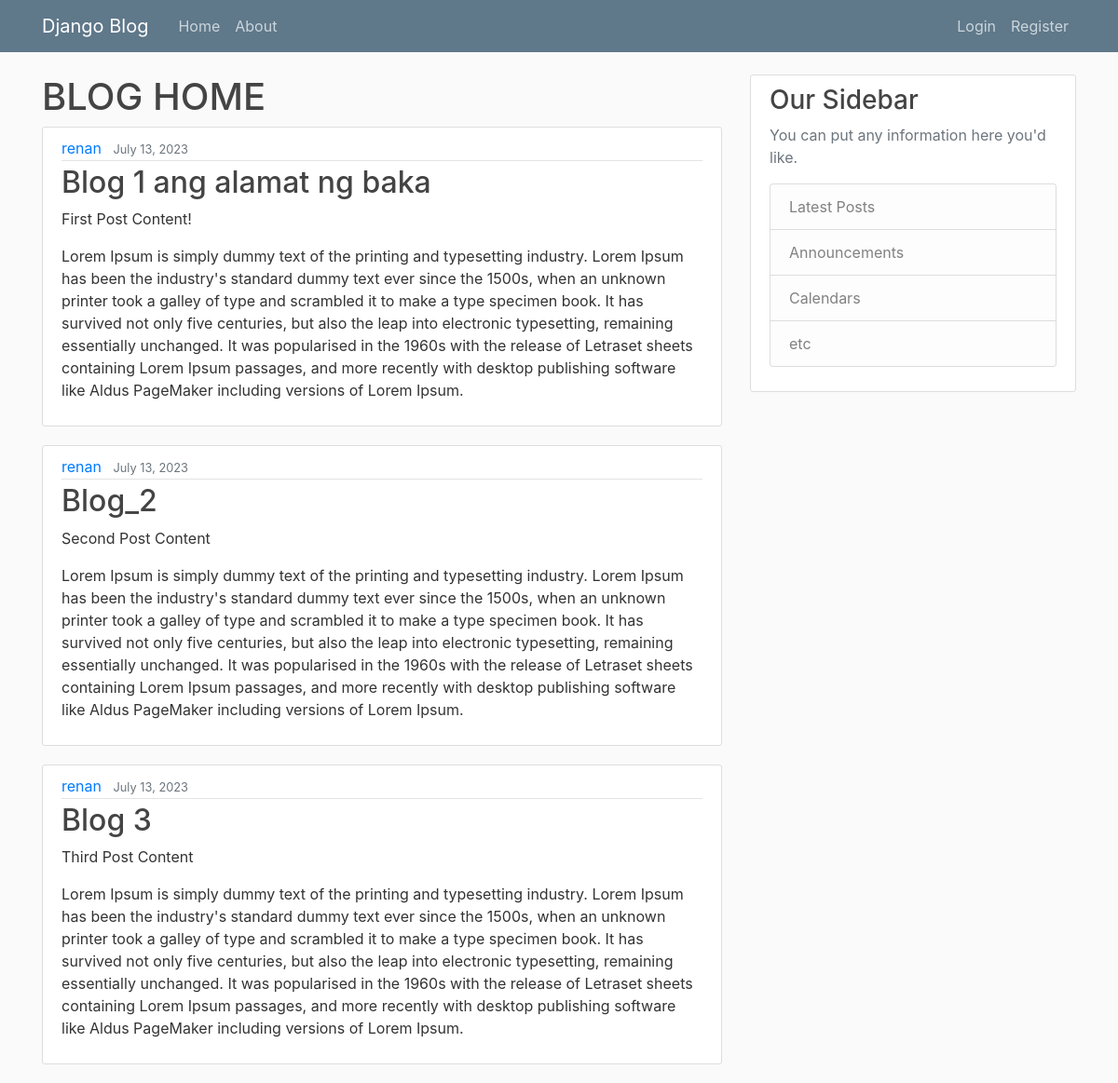
The page / on the database its author committed.
### blog/models.py (models this page shows, shortened)
class Post(models.Model):
    title = models.CharField(max_length=100)
    content = models.TextField()
    date_posted = models.DateTimeField(default=timezone.now)
    author = models.ForeignKey(User, on_delete=models.CASCADE)

### blog/views.py (the view)
# urls.py: path('', views.home, name='blog-home'),
def home(request):
    context={
        'posts':Post.objects.all()
    }
    return render(request,'blog/home.html', context)

### blog/templates/blog/home.html
{% extends "blog/base.html" %}
{% block content %}
<h1>BLOG HOME</h1>
    {% for post in posts %}
    <article class="media content-section">
        <div class="media-body">
          <div class="article-metadata">
            <a class="mr-2" href="#">{{ post.author }}</a>
            <small class="text-muted">{{ post.date_posted|date:"F d, Y" }}</small>
          </div>
          <h2><a class="article-title" href="#">{{ post.title }}</a></h2>
          <p class="article-content">{{ post.content }}</p>
          <p>Lorem Ipsum is simply dummy text of the printing and typesetting industry. Lorem Ipsum has been the industry's standard dummy text ever since the 1500s, when an unknown printer took a galley of type and scrambled it to make a type specimen book. It has survived not only five centuries, but also the leap into electronic typesetting, remaining essentially unchanged. It was popularised in the 1960s with the release of Letraset sheets containing Lorem Ipsum passages, and more recently with desktop publishing software like Aldus PageMaker including versions of Lorem Ipsum.</p>
        </div>
      </article>
    {% endfor %}
{% endblock content %}

### blog/static/blog/main.css (style rules this page uses)
body { background: #fafafa; color: #333333; margin-top: 5rem; }
h1, h2, h3, h4, h5, h6 { color: #444444; }
.content-section { background: #ffffff; padding: 10px 20px; border: 1px solid #dddddd; border-radius: 3px; margin-bottom: 20px; }
.article-title { color: #444444; }
.article-content { white-space: pre-line; }
.article-metadata { padding-bottom: 1px; margin-bottom: 4px; border-bottom: 1px solid #e3e3e3 }

### rows shown on the page
Post: author "renan", date_posted "July 13, 2023", title "Blog 1 ang alamat ng baka", content "First Post Content!"
Post: author "renan", date_posted "July 13, 2023", title "Blog_2", content "Second Post Content"
Post: author "renan", date_posted "July 13, 2023", title "Blog 3", content "Third Post Content"
